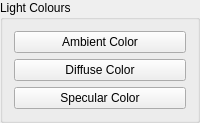
             <widget class="QGroupBox" name="groupBox_2">
              <property name="sizePolicy">
               <sizepolicy hsizetype="MinimumExpanding" vsizetype="MinimumExpanding">
                <horstretch>0</horstretch>
                <verstretch>0</verstretch>
               </sizepolicy>
              </property>
              <property name="minimumSize">
               <size>
                <width>190</width>
                <height>0</height>
               </size>
              </property>
              <property name="title">
               <string>Light Colours</string>
              </property>
              <layout class="QGridLayout" name="gridLayout_5">
               <item row="0" column="0">
                <widget class="QPushButton" name="pushButtonLightAmbient">
                 <property name="styleSheet">
                  <string notr="true"/>
                 </property>
                 <property name="text">
                  <string>Ambient Color</string>
                 </property>
                </widget>
               </item>
               <item row="1" column="0">
                <widget class="QPushButton" name="pushButtonLightDiffuse">
                 <property name="text">
                  <string>Diffuse Color</string>
                 </property>
                </widget>
               </item>
               <item row="2" column="0">
                <widget class="QPushButton" name="pushButtonLightSpecular">
                 <property name="text">
                  <string>Specular Color</string>
                 </property>
                </widget>
               </item>
              </layout>
             </widget>
